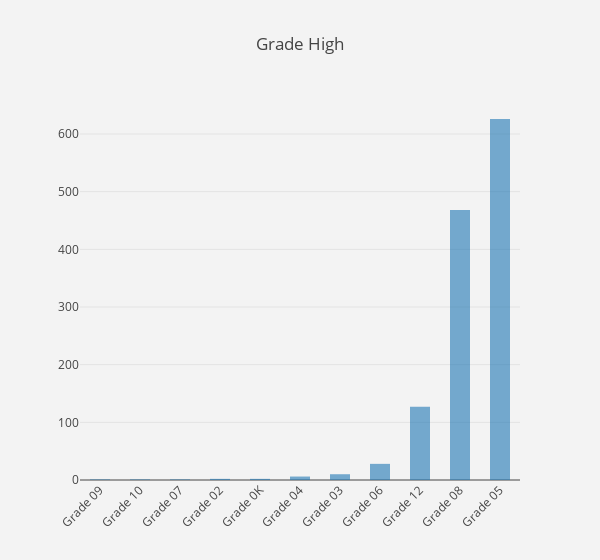

The code cell stored with this chart in its notebook:
### Markdown cell above
<h2>High Grade</h2>
Let's see the highest grade offered by the Schools.

### Code cell
high_grd = data_chart(schl_df, 'Grade High', 'cat')
x = list(map(lambda x: f'Grade {x}', high_grd.nlst))
y = high_grd.clst
high_grd.plot(**{'data_bar': {'x': x, 'y': y, 'orientation': 'v', 'width': 0.5},
                 'layout': {'width': 600, 'xaxis': dict(tickangle=-45)}
                })

### Figure 1 — Plotly figure (JSON) as saved in the notebook; plotly's stock layout.template omitted (floating-point values rounded to 4 significant figures)
{"data": [{"hovertext": ["0.08%", "0.08%", "0.08%", "0.16%", "0.16%", "0.47%", "0.79%", "2.20%", "9.98%", "36.79%", "49.21%"], "opacity": 0.6, "orientation": "v", "type": "bar", "width": 0.5, "x": ["Grade 09", "Grade 10", "Grade 07", "Grade 02", "Grade 0K", "Grade 04", "Grade 03", "Grade 06", "Grade 12", "Grade 08", "Grade 05"], "y": [1, 1, 1, 2, 2, 6, 10, 28, 127, 468, 626]}], "layout": {"autosize": true, "paper_bgcolor": "rgb(243, 243, 243)", "plot_bgcolor": "rgb(243, 243, 243)", "title": "Grade High", "width": 600, "xaxis": {"tickangle": -45}}}
